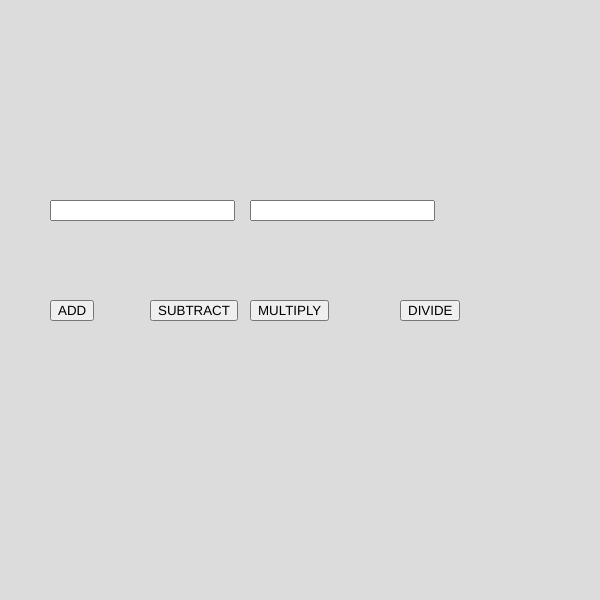
Frame 1 (no input)
Frame 60 (no input): identical to frame 1, image omitted
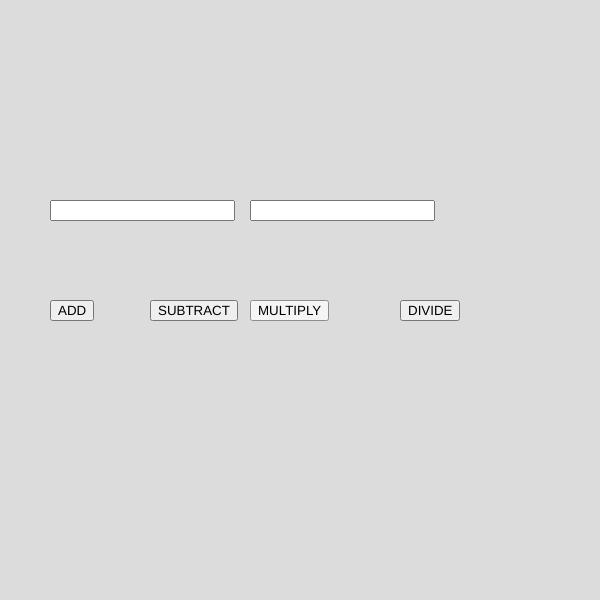
Frame 120 (the mouse pressed at the canvas centre since frame 60)

The p5.js sketch that drew these frames (run headless with seeded random() and noise() and a simulated clock; from frame 60 on, the mouse is pressed at the canvas centre):

// p5.js sketch
// ── sketch.js
var num1,num2
var b1,b2,b3,b4
var n1,n2
function setup() {
  createCanvas(600, 600);
  num1 = createInput();
  num1.position(50,200)
  
  num2 = createInput();
  num2.position(250,200) 

  b1 = createButton("ADD");
  b1.position(50,300)
  b1.mousePressed(add);
  b2 = createButton("SUBTRACT");
  b2.position(150,300)
  b2.mousePressed(sub);
  b3 = createButton("MULTIPLY")
  b3.position(250,300)
  b3.mousePressed(mul);
  b4 = createButton("DIVIDE")
  b4.position(400,300)
  b4.mousePressed(div);
}

function draw() {
  background(220);

n1 = parseInt(num1.value())
n2 = parseInt(num2.value())
}

function add(){
  console.log(n1+n2)
}
function sub(){
  console.log(n1-n2)
}
function mul(){
  console.log(n1*n2)
}
function div(){
  console.log(n1/n2)
}
